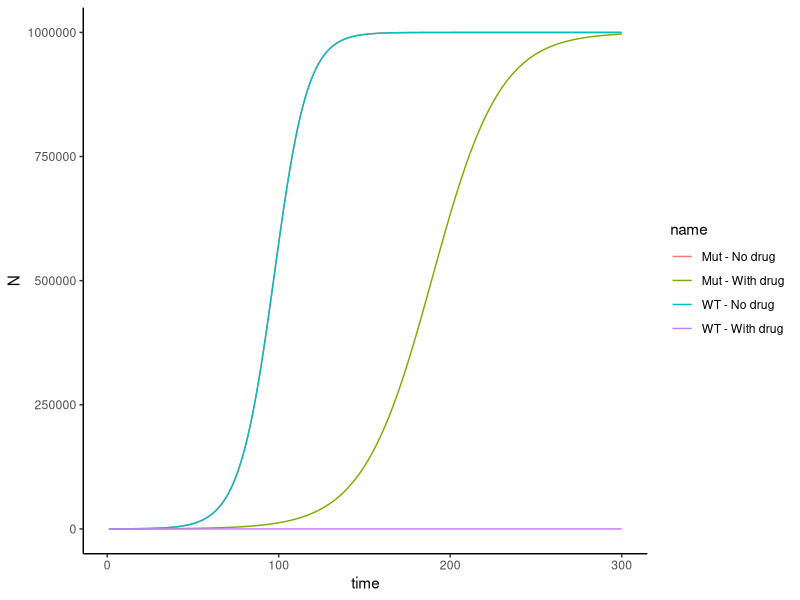

The R source for this figure:
# Biocomputing Exercise 11

# Set working directory and load packages
setwd("/Users/aleksandrove/Desktop/r-novice-inflammation/Biocomputing2020_Exercise11")
library(ggplot2)

# Challenge description:
# Create a script that simulates growth of two sub-populations in a tumor to 
# equilibrium followed by drug treatment. 

# Function to simulates growth of wild type cells, with drug and no drug:
simulation1=function(name, r=0.1, K=1000000, timesteps=300, N0=100, M0=100){
  # create vector to store N's and M's, and set initial N and M
  N=numeric(length=timesteps)
  N[1]=N0
  M=numeric(length=timesteps)
  M[1]=M0
  # simulate dynamics 
  for(i in 2:timesteps){
    N[i] <- N[i-1]+r*N[i-1]*(1-(N[i-1]+M[i-1])/K) 
  }
  # put into dataframe
  simWT<-data.frame(name=name, time=1:timesteps, N=N)
  # return dataframe
  return(simWT)
}
# Run two simulations with varying r
sim1=simulation1(name = "WT - No drug")
sim2=simulation1(name="WT - With drug", r = -0.1)

# Mutant with drug and no drug:
simulation2=function(name, r=0.1, K=1000000, timesteps=300, N0=100, M0=100){
  # create vector to store N's and M's, and set initial N and M
  N=numeric(length=timesteps)
  N[1]=N0
  M=numeric(length=timesteps)
  M[1]=M0
  # simulate dynamics 
  for(i in 2:timesteps){
    M[i] <- M[i-1]+r*M[i-1]*(1-(N[i-1]+M[i-1])/K) 
  }
  # put into dataframe
  simM <-data.frame(name=name, time=1:timesteps, N=M)
  # return dataframe
  return(simM)
}
# Run two simulations with varying r
sim3=simulation2(name = "Mut - No drug")
sim4=simulation2(name="Mut - With drug", r = 0.05)

# Combine all 4 simulations into one dataframe
Combined = rbind(sim1,sim2,sim3,sim4)

# plot
ggplot(data=Combined,aes(x=time,y=N))+geom_line(aes(color=name))+theme_classic()


